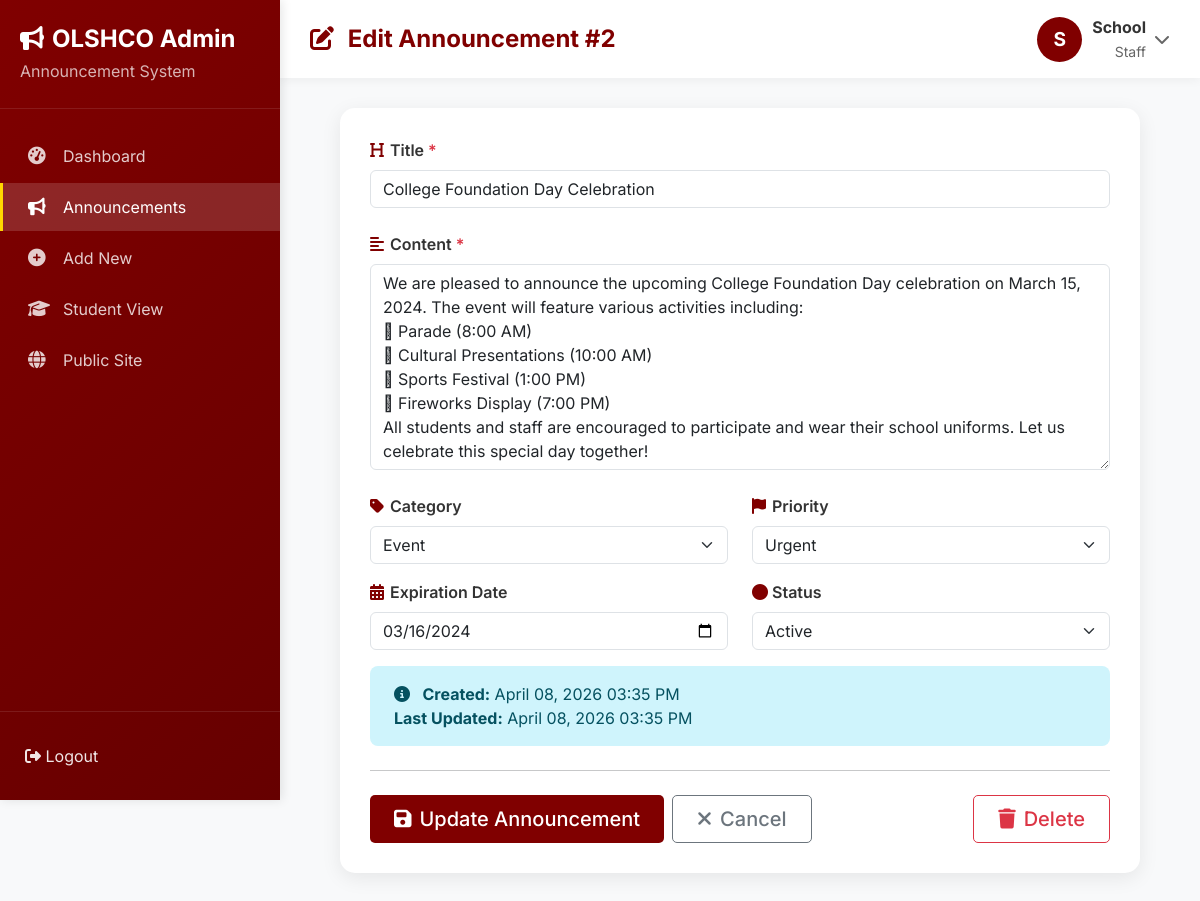
The app's page /api/admin/edit.php?id=2 (signed in) with its own data.
### tables this page shows
CREATE TABLE `announcements` (
  `id` int(11) NOT NULL,
  `title` varchar(255) NOT NULL,
  `content` text NOT NULL,
  `category` varchar(50) DEFAULT 'Announcement',
  `priority` enum('urgent','high','normal','low') DEFAULT 'normal',
  `expiration_date` date DEFAULT NULL,
  `status` enum('active','inactive','draft') DEFAULT 'active',
  `views` int(11) DEFAULT 0,
  `created_by` int(11) DEFAULT NULL,
  `updated_by` int(11) DEFAULT NULL,
  `created_at` timestamp NOT NULL DEFAULT current_timestamp(),
  `updated_at` timestamp NOT NULL DEFAULT current_timestamp() ON UPDATE current_timestamp()
);

CREATE TABLE `users` (
  `id` int(11) NOT NULL,
  `username` varchar(50) NOT NULL,
  `email` varchar(100) NOT NULL,
  `password` varchar(255) NOT NULL,
  `first_name` varchar(50) DEFAULT NULL,
  `last_name` varchar(50) DEFAULT NULL,
  `user_type` enum('admin','staff','user') DEFAULT 'user',
  `status` enum('active','inactive') DEFAULT 'active',
  `last_login` datetime DEFAULT NULL,
  `created_at` timestamp NOT NULL DEFAULT current_timestamp(),
  `updated_at` timestamp NOT NULL DEFAULT current_timestamp() ON UPDATE current_timestamp()
);

### includes/config.php (called while the page is built, shortened)
<?php
function isLoggedIn() {
    return isset($_SESSION['user_id']) && isset($_SESSION['logged_in']) && $_SESSION['logged_in'] === true;
}
function getCurrentUser($pdo) {
    if (isLoggedIn()) {
        $stmt = $pdo->prepare("SELECT * FROM users WHERE id = ?");
        $stmt->execute([$_SESSION['user_id']]);
        return $stmt->fetch();
    }
    return null;
}
?>

### api/admin/edit.php (the view, shortened to what this page needs)
<?php
require_once '../../includes/config.php';
$id = $_GET['id'] ?? 0;
$stmt = $pdo->prepare("SELECT * FROM announcements WHERE id = ?");
$stmt->execute([$id]);
$announcement = $stmt->fetch();
$currentUser = getCurrentUser($pdo);
?>
<!DOCTYPE html>
<html lang="en">
<head>
    <link href="https://cdn.jsdelivr.net/npm/bootstrap@5.3.0/dist/css/bootstrap.min.css" rel="stylesheet">
    <link rel="stylesheet" href="https://cdnjs.cloudflare.com/ajax/libs/font-awesome/6.4.0/css/all.min.css">
    <link rel="stylesheet" href="../../assets/css/style.css">
</head>
<body>
    <div class="admin-wrapper">
        <div class="admin-sidebar">
            <div class="sidebar-header">
                <h4><i class="fas fa-bullhorn me-2"></i>OLSHCO Admin</h4>
                <p>Announcement System</p>
            </div>
            <div class="sidebar-nav">
                <a href="/dashboard" class="nav-link">
                    <i class="fas fa-tachometer-alt"></i>
                    <span>Dashboard</span>
                </a>
                <a href="announcements.php" class="nav-link active">
                    <i class="fas fa-bullhorn"></i>
                    <span>Announcements</span>
                </a>
                <a href="add.php" class="nav-link">
                    <i class="fas fa-plus-circle"></i>
                    <span>Add New</span>
                </a>
                <a href="/dashboard" class="nav-link">
                    <i class="fas fa-graduation-cap"></i>
                    <span>Student View</span>
                </a>
                <a href="/" class="nav-link">
                    <i class="fas fa-globe"></i>
                    <span>Public Site</span>
                </a>
            </div>
            <div class="sidebar-footer">
                <a href="/logout" class="nav-link" style="padding: 12px 0;">
                    <i class="fas fa-sign-out-alt"></i>
                    <span>Logout</span>
                </a>
            </div>
        </div>
        <div class="admin-main">
            <div class="admin-topbar">
                <h1 class="page-title">
                    <i class="fas fa-edit me-2" style="color: #800000;"></i>
                    Edit Announcement #<?= $announcement['id'] ?>
                </h1>
                <div class="dropdown">
                    <div class="user-dropdown" data-bs-toggle="dropdown">
                        <div class="user-avatar">
                            <?= strtoupper(substr($currentUser['first_name'] ?? $currentUser['username'], 0, 1)) ?>
                        </div>
                        <div class="user-info">
                            <strong><?= htmlspecialchars($currentUser['first_name'] ?? $currentUser['username']) ?></strong>
                            <small><?= ucfirst($currentUser['user_type']) ?></small>
                        </div>
                        <i class="fas fa-chevron-down ms-2" style="color: #666;"></i>
                    </div>
                </div>
            </div>
            <div class="admin-content">
                <div class="form-card">
                    <form method="POST" action="">
                        <div class="mb-4">
                            <label for="title" class="form-label required">
                                <i class="fas fa-heading"></i>Title
                            </label>
                            <input type="text" class="form-control" id="title" name="title"
                                   value="<?= htmlspecialchars($announcement['title']) ?>" required>
                        </div>
                        <div class="mb-4">
                            <label for="content" class="form-label required">
                                <i class="fas fa-align-left"></i>Content
                            </label>
                            <textarea class="form-control" id="content" name="content" rows="8" required><?= htmlspecialchars($announcement['content']) ?></textarea>
                        </div>
                        <div class="row">
                            <div class="col-md-6 mb-3">
                                <label for="category" class="form-label">
                                    <i class="fas fa-tag"></i>Category
                                </label>
                                <select class="form-select" id="category" name="category">
                                    <option value="Event" <?= $announcement['category'] == 'Event' ? 'selected' : '' ?>>Event</option>
                                </select>
                            </div>
                            <div class="col-md-6 mb-3">
                                <label for="priority" class="form-label">
                                    <i class="fas fa-flag"></i>Priority
                                </label>
                                <select class="form-select" id="priority" name="priority">
                                    <option value="urgent" <?= $announcement['priority'] == 'urgent' ? 'selected' : '' ?>>Urgent</option>
                                </select>
                            </div>
                        </div>
                        <div class="row">
                            <div class="col-md-6 mb-3">
                                <label for="expiration_date" class="form-label">
                                    <i class="fas fa-calendar-alt"></i>Expiration Date
                                </label>
                                <input type="date" class="form-control" id="expiration_date" name="expiration_date"
                                       value="<?= htmlspecialchars($announcement['expiration_date'] ?? '') ?>">
                            </div>
                            <div class="col-md-6 mb-3">
                                <label for="status" class="form-label">
                                    <i class="fas fa-circle"></i>Status
                                </label>
                                <select class="form-select" id="status" name="status">
                                    <option value="active" <?= $announcement['status'] == 'active' ? 'selected' : '' ?>>Active</option>
                                </select>
                            </div>
                        </div>
                        <div class="alert alert-info">
                            <i class="fas fa-info-circle me-2"></i>
                            <strong>Created:</strong> <?= date('F d, Y h:i A', strtotime($announcement['created_at'])) ?>
                            <?php if (!empty($announcement['updated_at'])): ?>
                                <br><strong>Last Updated:</strong> <?= date('F d, Y h:i A', strtotime($announcement['updated_at'])) ?>
                            <?php endif; ?>
                        </div>
                        <hr class="my-4">
                        <div class="d-flex gap-2">
                            <button type="submit" class="btn btn-maroon btn-lg">
                                <i class="fas fa-save me-2"></i>Update Announcement
                            </button>
                            <a href="announcements.php" class="btn btn-outline-secondary btn-lg">
                                <i class="fas fa-times me-2"></i>Cancel
                            </a>
                            <a href="delete.php?id=<?= $announcement['id'] ?>" class="btn btn-outline-danger btn-lg ms-auto" onclick="return confirm('Are you sure you want to delete this announcement?')">
                                <i class="fas fa-trash me-2"></i>Delete
                            </a>
                        </div>
                    </form>
                </div>
            </div>
        </div>
    </div>
</body>
</html>

### assets/css/style.css (style rules this page uses)
:root { --maroon: #800000; --maroon-dark: #660000; --maroon-light: #a52a2a; --white: #ffffff; --light-gray: #f8f9fa; --gold: #ffd700; --text-dark: #333333; --text-muted: #666666; --border-color: #eeeeee; --danger: #dc3545; --success: #28a745; --warning: #ffc107; --info: #17a2b8; }
* { font-family: 'Inter', sans-serif; }
body { background-color: var(--light-gray); min-height: 100vh; display: flex; flex-direction: column; }
.nav-link { color: rgba(255,255,255,0.9) !important; transition: all 0.3s ease; }
.btn { border-radius: 5px; padding: 0.5rem 1.5rem; font-weight: 500; transition: all 0.3s ease; }
.btn-maroon { background-color: var(--maroon); color: var(--white); border: none; }
.alert { border: none; border-radius: 8px; padding: 1rem 1.5rem; }
.user-avatar { width: 40px; height: 40px; border-radius: 50%; background-color: var(--maroon); color: white; display: flex; align-items: center; justify-content: center; font-weight: bold; font-size: 18px; }

### api/admin/edit.php (style rules this page uses)
* { font-family: 'Inter', sans-serif; }
body { background: #f8f9fa; overflow-x: hidden; }
.admin-wrapper { display: flex; width: 100%; }
.admin-sidebar { width: 280px; background: linear-gradient(135deg, #800000 0%, #660000 100%); min-height: 100vh; position: fixed; left: 0; top: 0; z-index: 1000; box-shadow: 2px 0 10px rgba(0,0,0,0.1); }
.sidebar-header { padding: 25px 20px; border-bottom: 1px solid rgba(255,255,255,0.1); }
.sidebar-header h4 { color: white; margin: 0; font-weight: 700; }
.sidebar-header p { color: rgba(255,255,255,0.7); margin: 5px 0 0; }
.sidebar-nav { padding: 20px 0; }
.sidebar-nav .nav-link { color: rgba(255,255,255,0.8) !important; padding: 12px 25px; margin: 3px 0; display: flex; align-items: center; transition: all 0.3s; border-left: 3px solid transparent; }
.sidebar-nav .nav-link i { width: 25px; margin-right: 10px; font-size: 1.1rem; }
.sidebar-nav .nav-link.active { background: rgba(255,255,255,0.15); color: white !important; border-left-color: #ffd700; }
.sidebar-footer { padding: 20px 25px; border-top: 1px solid rgba(255,255,255,0.1); position: absolute; bottom: 0; width: 100%; }
.admin-main { margin-left: 280px; width: calc(100% - 280px); min-height: 100vh; }
.admin-topbar { background: white; padding: 15px 30px; display: flex; justify-content: space-between; align-items: center; box-shadow: 0 2px 10px rgba(0,0,0,0.05); position: sticky; top: 0; z-index: 999; }
.page-title { font-size: 1.5rem; font-weight: 700; color: #800000; margin: 0; }
.user-dropdown { display: flex; align-items: center; cursor: pointer; }
.user-avatar { width: 45px; height: 45px; background: #800000; border-radius: 50%; display: flex; align-items: center; justify-content: center; color: white; font-weight: bold; font-size: 1.2rem; margin-right: 10px; }
.user-info { text-align: right; }
.user-info strong { display: block; color: #333; }
.user-info small { color: #666; }
.admin-content { padding: 30px; }
.form-card { background: white; border-radius: 15px; padding: 30px; box-shadow: 0 5px 20px rgba(0,0,0,0.08); max-width: 800px; margin: 0 auto; }
.form-label { font-weight: 600; color: #333; margin-bottom: 8px; }
.form-label i { color: #800000; width: 20px; }
.required::after { content: " *"; color: #dc3545; }

### records on screen
announcements: id "2", title "College Foundation Day Celebration", content "We are pleased to announce the upcoming College Foundation Day celebration on March 15, 2024. The event will feature various activities including: \u0007 Parade (8:00 AM) \u0007 Cultural Presentations (10:00 AM) \u0007 Sports Festival (1:00 PM) \u0007 Fireworks Display (7:00 PM) All students and staff are encouraged to participate and wear their school uniforms. Let us celebrate this special day together!", category "Event", priority "Urgent", expiration_date "03/16/2024", status "Active", created_at "April 08, 2026 03:35 PM", updated_at "April 08, 2026 03:35 PM"
users: first_name "S", first_name "School", user_type "Staff"
